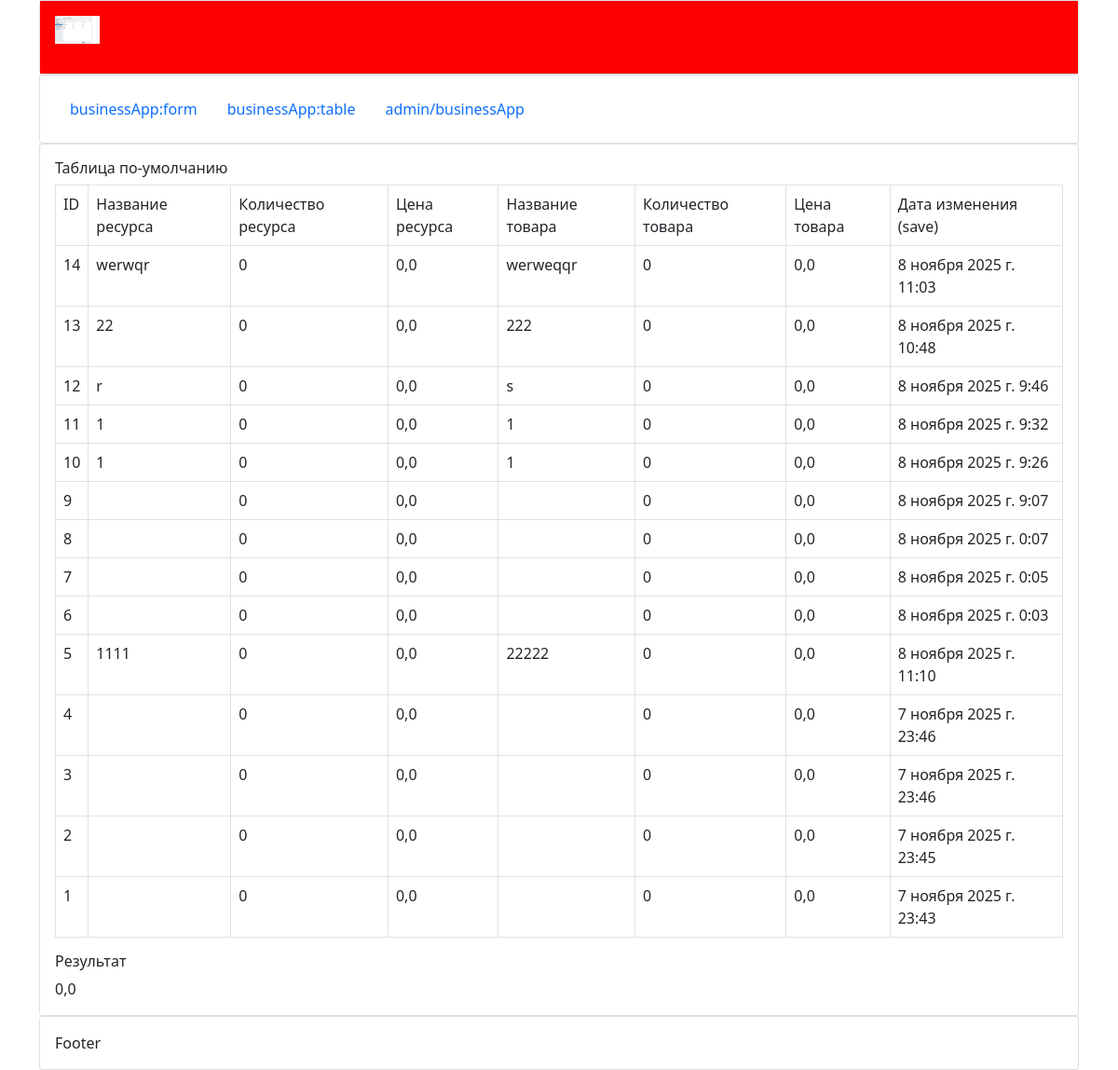
Before: /table/ with the older database file.
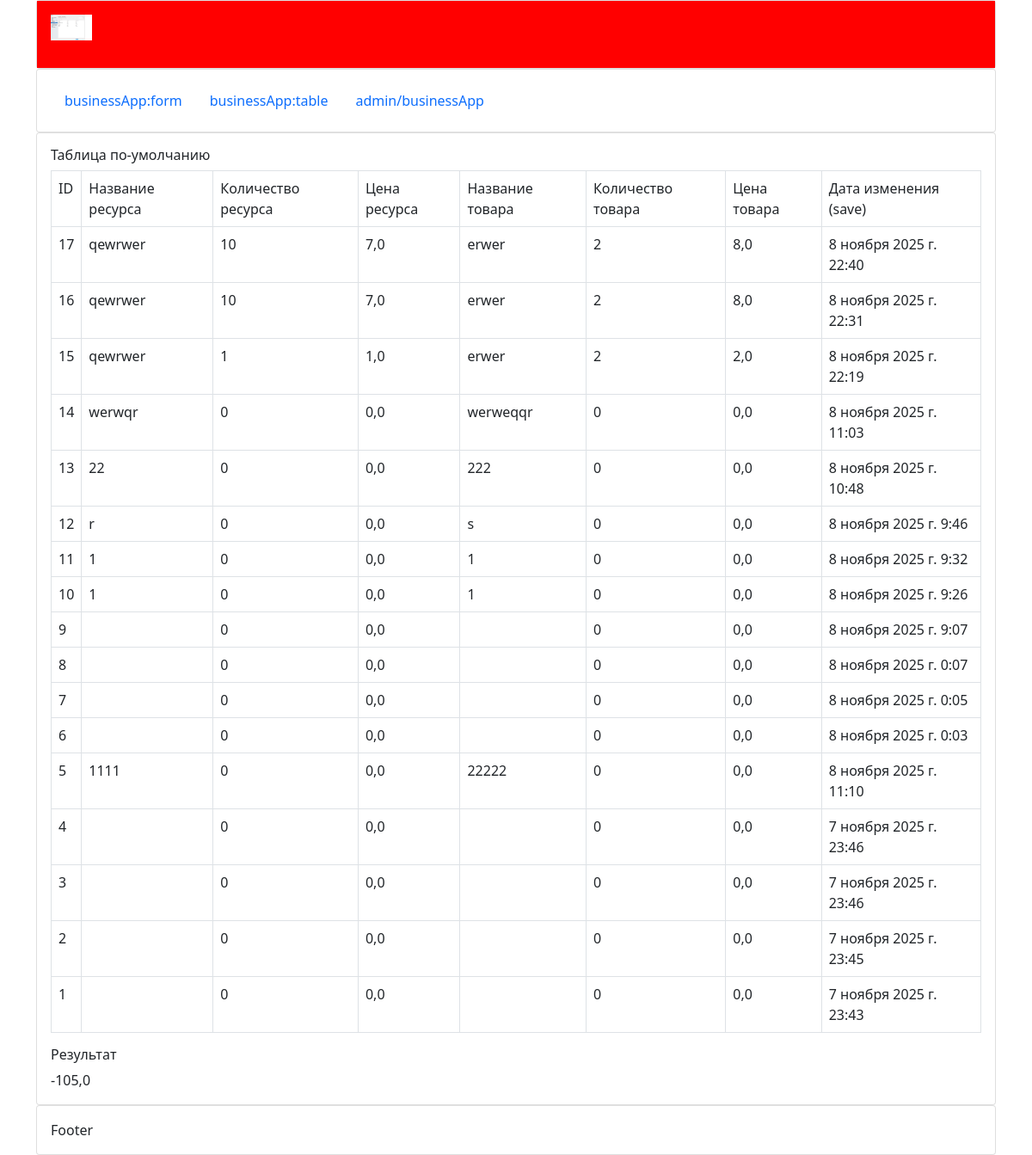
After: the same page with the newer database file.
### businessApp/models.py (models this page shows, shortened)
class businessApp(models.Model):
    r_name= models.CharField(
        verbose_name="Название ресурса",
        default="отсутствует",
        max_length=255,
    )
    r_amount=models.IntegerField(
        verbose_name="Количество ресурса", default=0,
        )
    r_price=models.FloatField(
        verbose_name="Цена ресурса", default=0,
        )
    s_name= models.CharField(
        verbose_name="Название товара",
        default="отсутствует",
        max_length=255,
    )
    s_amount=models.IntegerField(
        verbose_name="Количество товара", default=0,
        )
    s_price=models.FloatField(
        verbose_name="Цена товара", default=0,
        )
    current_date = models.DateTimeField(
        verbose_name="Дата изменения (save)", auto_now=True
    )
    class Meta:
        verbose_name = "Запись"
        verbose_name_plural = "Таблицы"
        ordering = ("id", )

### businessApp/views.py (the view)
# urls.py: path('table/', views.table, name='table'),
def table(request):
    objects_values = businessApp.objects.values()
    objects_values = businessApp.objects.values().order_by("-id")[0:100]
    print("\nobjects_values:", objects_values)
    objects_values_list = businessApp.objects.values()
    print("\nobjects_values_list:", objects_values_list)
    result = solution(objects_values)
    print("\nresult", result)
    fields = businessApp._meta.get_fields()
    print("\nfields", fields)
    verbose_name_list = []
    name_list = []
    for e in fields:
        verbose_name_list.append(e.verbose_name)
        name_list.append(e.name)
    print ("\n\nname_list", name_list)
    print ("\n\nverbose_ name_list", verbose_name_list)
    context = {
        "verbose_name_list": verbose_name_list,
        "objects_values": objects_values,
        "result": result,
    }
    return render(request, "b_table.html", context)

### businessApp/views.py (called while the page is built)
def solution(objects_values):
    print("\nobjects_values:\n", objects_values)
    result = 0.
    r_cost = 0.
    s_cost = 0.
    for values in objects_values:
        r_cost = r_cost + values.get("r_amount")*values.get("r_price")
        s_cost = s_cost + values.get("s_amount")*values.get("s_price")
    print ("\n\n r_cost, s_cost", r_cost, s_cost)
    result = s_cost - r_cost
    return result

### businessApp/templates/b_table.html (shortened to what this page needs)
{% extends 'b_layout.html' %}
{% block content %}
    <h6>Таблица по-умолчанию</h6>
    <table class="table table-bordered">
        <tbody>
        <tr>
            {% for name in verbose_name_list %}
                <td>{{ name }}</td>
            {% endfor %}
        </tr>
        {% for object in objects_values %}
            <tr>
                {% for key, value in object.items %}
                    <td>
                        {{ value }}
                    </td>
                {% endfor %}
            </tr>
        {% endfor %}
    </table>
    <h6>Результат</h6>
    {{ result }}
{% endblock %}

Changed rows visible on the page:
added businessApp: object "17" "qewrwer" "10" "7,0" "erwer" "2" "8,0" "8 ноября 2025 г. 22:40"
added businessApp: object "16" "qewrwer" "10" "7,0" "erwer" "2" "8,0" "8 ноября 2025 г. 22:31"
added businessApp: object "15" "qewrwer" "1" "1,0" "erwer" "2" "2,0" "8 ноября 2025 г. 22:19"
Other visible differences:
{{ result }}: "0,0" → "-105,0"
